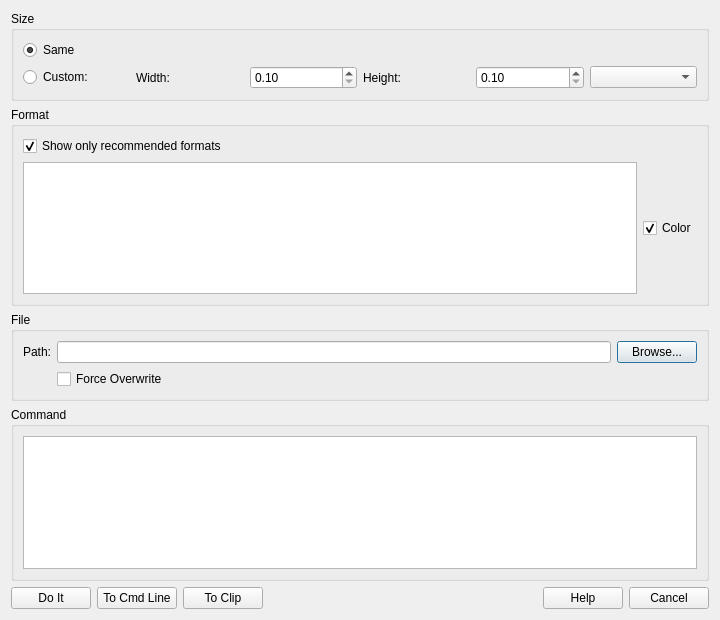
<?xml version="1.0" encoding="UTF-8"?>
<ui version="4.0">
 <class>SaveGraphicsDialog</class>
 <widget class="QDialog" name="SaveGraphicsDialog">
  <property name="geometry">
   <rect>
    <x>0</x>
    <y>0</y>
    <width>720</width>
    <height>620</height>
   </rect>
  </property>
  <property name="windowTitle">
   <string>Save Graphics File</string>
  </property>
  <layout class="QVBoxLayout" name="verticalLayout">
   <item>
    <widget class="QGroupBox" name="size_group">
     <property name="title">
      <string>Size</string>
     </property>
     <layout class="QGridLayout" name="gridLayout">
      <item row="0" column="0" colspan="5">
       <widget class="QRadioButton" name="same_size_radio">
        <property name="text">
         <string>Same</string>
        </property>
        <property name="checked">
         <bool>true</bool>
        </property>
       </widget>
      </item>
      <item row="1" column="0">
       <widget class="QRadioButton" name="custom_size_radio">
        <property name="text">
         <string>Custom:</string>
        </property>
       </widget>
      </item>
      <item row="1" column="1">
       <widget class="QLabel" name="width_label">
        <property name="text">
         <string>Width:</string>
        </property>
       </widget>
      </item>
      <item row="1" column="2">
       <widget class="QDoubleSpinBox" name="width_spin">
        <property name="decimals">
         <number>2</number>
        </property>
        <property name="minimum">
         <double>0.1</double>
        </property>
        <property name="maximum">
         <double>1000.0</double>
        </property>
       </widget>
      </item>
      <item row="1" column="3">
       <widget class="QLabel" name="height_label">
        <property name="text">
         <string>Height:</string>
        </property>
       </widget>
      </item>
      <item row="1" column="4">
       <widget class="QDoubleSpinBox" name="height_spin">
        <property name="decimals">
         <number>2</number>
        </property>
        <property name="minimum">
         <double>0.1</double>
        </property>
        <property name="maximum">
         <double>1000.0</double>
        </property>
       </widget>
      </item>
      <item row="1" column="5">
       <widget class="QComboBox" name="units_combo"/>
      </item>
     </layout>
    </widget>
   </item>
   <item>
    <widget class="QGroupBox" name="format_group">
     <property name="title">
      <string>Format</string>
     </property>
     <layout class="QGridLayout" name="gridLayout_2">
      <item row="0" column="0" colspan="2">
       <widget class="QCheckBox" name="recommended_formats_checkbox">
        <property name="text">
         <string>Show only recommended formats</string>
        </property>
        <property name="checked">
         <bool>true</bool>
        </property>
       </widget>
      </item>
      <item row="1" column="0">
       <widget class="QListWidget" name="format_list"/>
      </item>
      <item row="1" column="1">
       <widget class="QCheckBox" name="color_checkbox">
        <property name="text">
         <string>Color</string>
        </property>
        <property name="checked">
         <bool>true</bool>
        </property>
       </widget>
      </item>
     </layout>
    </widget>
   </item>
   <item>
    <widget class="QGroupBox" name="file_group">
     <property name="title">
      <string>File</string>
     </property>
     <layout class="QGridLayout" name="gridLayout_3">
      <item row="0" column="0">
       <widget class="QLabel" name="name_label">
        <property name="text">
         <string>Path:</string>
        </property>
       </widget>
      </item>
      <item row="0" column="1">
       <widget class="QLineEdit" name="path_edit"/>
      </item>
      <item row="0" column="2">
       <widget class="QPushButton" name="browse_button">
        <property name="text">
         <string>Browse...</string>
        </property>
       </widget>
      </item>
      <item row="1" column="1">
       <widget class="QCheckBox" name="overwrite_checkbox">
        <property name="text">
         <string>Force Overwrite</string>
        </property>
       </widget>
      </item>
     </layout>
    </widget>
   </item>
   <item>
    <widget class="QGroupBox" name="command_group">
     <property name="title">
      <string>Command</string>
     </property>
     <layout class="QVBoxLayout" name="verticalLayout_2">
      <item>
       <widget class="QPlainTextEdit" name="command_preview">
        <property name="readOnly">
         <bool>true</bool>
        </property>
       </widget>
      </item>
     </layout>
    </widget>
   </item>
   <item>
    <layout class="QHBoxLayout" name="buttonLayout">
     <item>
      <widget class="QPushButton" name="do_it_button">
       <property name="text">
        <string>Do It</string>
       </property>
      </widget>
     </item>
     <item>
      <widget class="QPushButton" name="to_cmd_button">
       <property name="text">
        <string>To Cmd Line</string>
       </property>
      </widget>
     </item>
     <item>
      <widget class="QPushButton" name="to_clip_button">
       <property name="text">
        <string>To Clip</string>
       </property>
      </widget>
     </item>
     <item>
      <spacer name="horizontalSpacer">
       <property name="orientation">
        <enum>Qt::Horizontal</enum>
       </property>
       <property name="sizeHint" stdset="0">
        <size>
         <width>40</width>
         <height>20</height>
        </size>
       </property>
      </spacer>
     </item>
     <item>
      <widget class="QPushButton" name="help_button">
       <property name="text">
        <string>Help</string>
       </property>
      </widget>
     </item>
     <item>
      <widget class="QPushButton" name="cancel_button">
       <property name="text">
        <string>Cancel</string>
       </property>
      </widget>
     </item>
    </layout>
   </item>
  </layout>
 </widget>
 <resources/>
 <connections/>
</ui>
